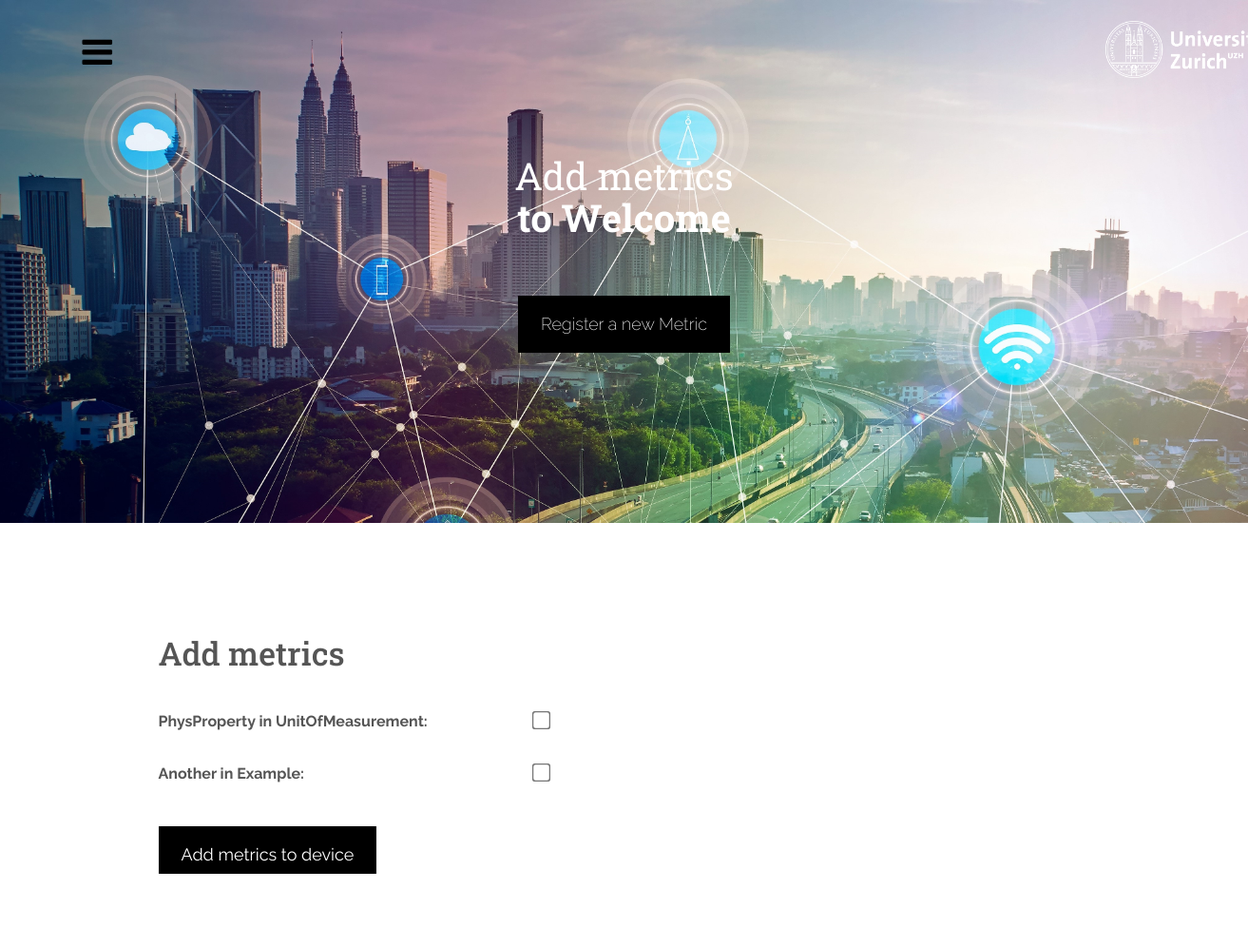
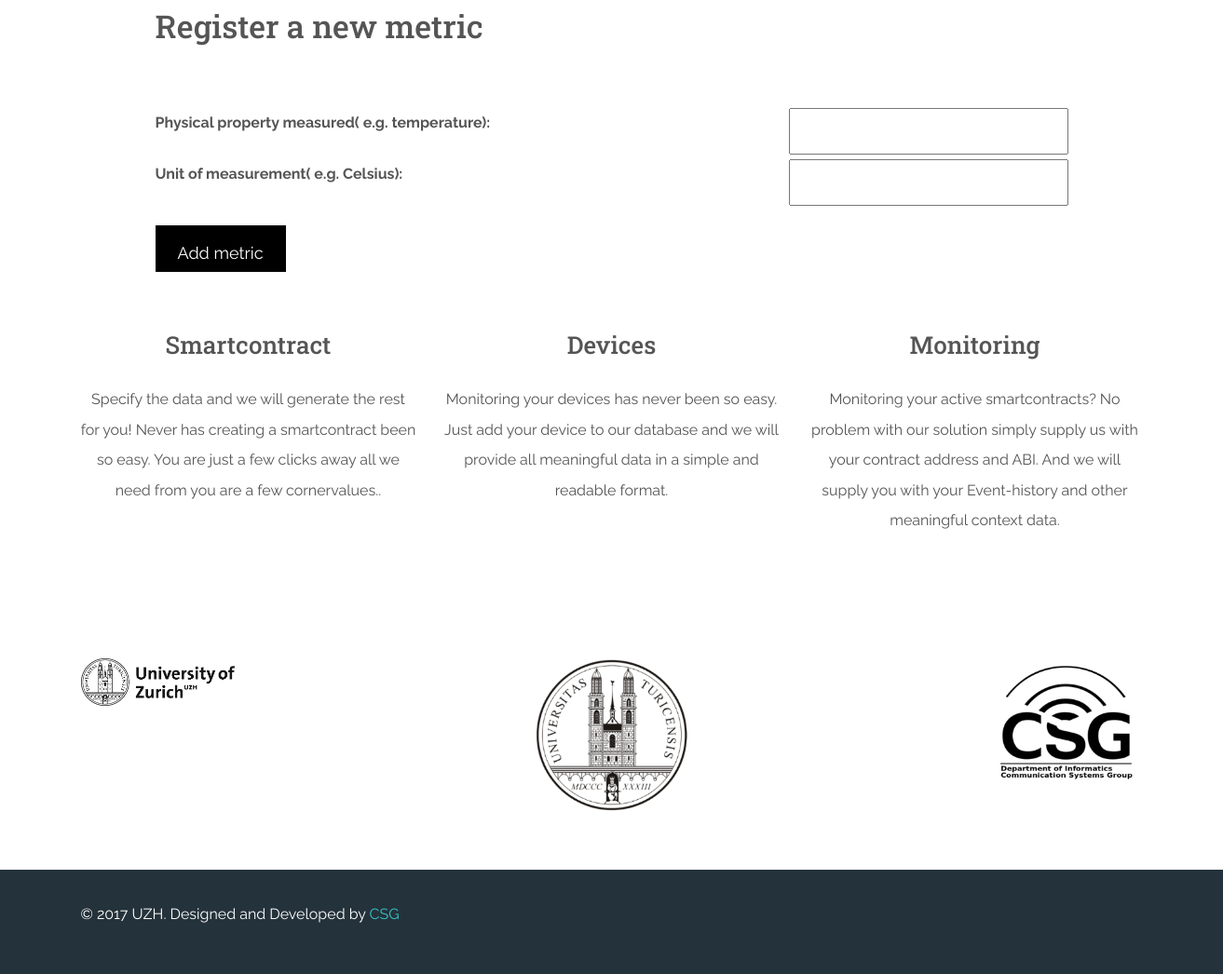
Page /smartGenerator/device/11/add_metric/ on the committed database (2 pictures, top to bottom).
### smartpollution/models.py (models this page shows, shortened)
class Device(models.Model):
    device_name=models.CharField(max_length=200)
    manufacturing_company=models.CharField(max_length=200)
    metrics=models.ManyToManyField(Metric)

class Metric(models.Model):
    physical_property=models.CharField(max_length=200)
    unit_of_measurement=models.CharField(max_length=200)

### smartpollution/db_manipulation.py (the view)
# urls.py: url(r'^device/(?P<pk>[0-9]+)/add_metric/$', db_manipulation.add_metric_to_device, name='add_metric_to_device'),
def add_metric_to_device(request, pk):
    try:
        arguments = {}
        arguments['pk'] = pk
        pot_met = Metric.objects.all()
        arguments['metrics']=[]
        arguments['device']=Device.objects.get(id=pk)
        for met in pot_met:
            if met not in Device.objects.get(id=pk).metrics.all():
                arguments['metrics'].append(met)
        return render(request, 'smartpollution/addmetrictodevice.html', arguments)
    except:
        return return_problem_page(request)

### smartpollution/templates/smartpollution/addmetrictodevice.html (shortened to what this page needs)
<!DOCTYPE html>
<html lang="en">
<head>
    {% load static %}
    <link rel="stylesheet" href="{% static 'smartpollution/w3.css' %}">
    <link href="{% static 'bootstrap/css/theme.css' %}" rel="stylesheet">
    <link href="{% static 'smartpollution/style.css' %}" rel="stylesheet">
    <link rel="stylesheet" href="https://cdnjs.cloudflare.com/ajax/libs/typicons/2.0.8/typicons.min.css">
    <link rel="stylesheet" href="https://maxcdn.bootstrapcdn.com/font-awesome/4.7.0/css/font-awesome.min.css">
    <link rel="stylesheet" href="{% static 'assets/css/pushy.css' %}">
    <link rel="stylesheet" href="{% static 'assets/css/masonry.css' %}">
    <link rel="stylesheet" href="{% static 'assets/css/animate.css' %}">
    <link rel="stylesheet" href="{% static 'assets/css/magnific-popup.css' %}">
    <link rel="stylesheet" href="{% static 'assets/css/odometer-theme-default.css' %}">
</head>
<body class="">
<header id="home">
    <div class="container-fluid">
        <div class="container">
            <div class="row">
                <div class="col-md-3 col-xs-10">
                    <div class="menu-btn"><span class="hamburger"><i class="fa fa-bars"></i></span></div>
                </div>
                <div class="col-md-1 col-md-offset-8 col-xs-2 text-center"><a href="http://www.uzh.ch"
                                                                              class="thumbnail logo"> <img
                        src="{% static 'images/uzh_logo_long.png' %}" alt="" class="img-responsive"> </a></div>
            </div>
            <div class="jumbotron">
                <h1>
                    <small>Add metrics</small>
                    <strong>to {{ device.device_name }}</strong></h1>
                <p>
                    <a href="{% url 'smartpollution:register_metric' %}" button
                       class="w3-button w3-black w3-padding-large w3-large w3-margin-top">Register a new Metric</a>
                </p>
            </div>
        </div>
    </div>
</header>
<section id="feat">
    <div class="container">
        <div class="w3-row-padding w3-padding-64 w3-container">
            <div class="w3-content">
                <br class="w3-twothird">
                <form action={% url 'smartpollution:add_metric_to_device_save' pk %} method="post">{% csrf_token %}
                    {% if metrics %}
                        <h3>Add metrics</h3>
                        {% for met in metrics %}
                            <div>
                                <label for={{ met.id }}>{{ met.physical_property }} in
                                    {{ met.unit_of_measurement }}:</label>
                                <input type="checkbox" name={{ met.id }} value="True">
                            </div>
                        {% endfor %}
                    {% endif %}
                    <input class="w3-button w3-black w3-padding-large w3-large w3-margin-top" type="submit"
                           value="Add metrics to device"/>
                </form>
            </div>
        </div>
    </div>
    <div class="container">
        <div class="w3-content">
            <h3>Register a new metric</h3>
            <br class="w3-twothird">
            <form action={% url 'smartpollution:register_metric_add_silent' pk %} method="post">{% csrf_token %}
                <label for="physical_property">Physical property measured( e.g. temperature):</label>
                <input type="text" id="physical_property" pattern="^[\u0000-\u007F]*$" name="physical_property"><br>
                <label for="unit_of_measurement">Unit of measurement( e.g. Celsius):</label>
                <input type="text" id="unit_of_measurement" pattern="^[\u0000-\u007F]*$" name="unit_of_measurement"><br>
                <input class="w3-button w3-black w3-padding-large w3-large w3-margin-top" type="submit"
                       value="Add metric"/>
            </form>
        </div>
    </div>
</section>
<section id="feat">
    <div class="container">
        <div class="row features">
            <div class="col-md-4 text-center wow fadeInUp" data-wow-delay="100ms">
                <h4>Smartcontract</h4>
                <p>Specify the data and we will generate the rest for you! Never has creating a smartcontract been so
                    easy. You are just a few clicks away all we need from you are a few cornervalues..</p>
            </div>
            <div class="col-md-4 text-center wow fadeInUp" data-wow-delay="300ms">
                <h4>Devices</h4>
                <p>Monitoring your devices has never been so easy. Just add your device to our database and we will
                    provide all meaningful data in a simple and readable format.</p>
            </div>
            <div class="col-md-4 text-center wow fadeInUp" data-wow-delay="500ms">
                <h4>Monitoring</h4>
                <p>Monitoring your active smartcontracts? No problem with our solution simply supply us with your
                    contract address and ABI. And we will supply you with your Event-history and other meaningful
                    context data.</p>
            </div>
        </div>
    </div>
</section>
<section class="clients wow fadeInUp" data-wow-delay="300ms">
    <div class="container">
        <div class="row">
            <div class="col-md-2">
                <img src="{% static 'images/uzh_logo_long_black.png' %}" class="img-responsive"/>
            </div>
            <div class="col-md-2 col-md-offset-3">
                <img src="{% static 'images/logoUZH.png' %}" class="img-responsive"/>
            </div>
            <div class="col-md-2 col-md-offset-3">
                <img src="{% static 'images/logo-csg.png' %}" class="img-responsive"/>
            </div>
        </div>
    </div>
</section>
<footer>
    <div class="container">
        <div class="row">
            <div class="col-md-8">
                <p>© 2017 UZH. Designed and Developed by <a target="_blank"
                                                            href="https://github.com/Communication-Systems-Group/">CSG</a>
                </p>
            </div>
            <div class="col-md-4">
                <p class="text-right social">
                </p>
            </div>
        </div>
    </div>
</footer>
</body>
</html>

### smartpollution/static/smartpollution/w3.css (style rules this page uses)
html { box-sizing:border-box }
*,*:before,*:after { box-sizing:inherit }
html { -ms-text-size-adjust:100%;-webkit-text-size-adjust:100% }
body { margin:0 }
article,aside,details,figcaption,figure,footer,header,main,menu,nav,section,summary { display:block }
a { background-color:transparent;-webkit-text-decoration-skip:objects }
small { font-size:80% }
img { border-style:none }
button,input,select,textarea { font:inherit;margin:0 }
button,input { overflow:visible }
button,html [type=button],[type=reset],[type=submit] { -webkit-appearance:button }
[type=checkbox],[type=radio] { padding:0 }
html,body { font-family:Verdana,sans-serif;font-size:15px;line-height:1.5 }
html { overflow-x:hidden }
h1,h2,h3,h4,h5,h6,.w3-slim,.w3-wide { font-family:"Segoe UI",Arial,sans-serif }
h1 { font-size:36px }
h3 { font-size:24px }
h4 { font-size:20px }
h1,h2,h3,h4,h5,h6 { font-weight:400;margin:10px 0 }
img { margin-bottom:-5px }
a { color:inherit }
.w3-btn,.w3-btn-block,.w3-button { border:none;display:inline-block;outline:0;padding:6px 16px;vertical-align:middle;overflow:hidden;text-decoration:none!important;color:#fff;background-color:#000;text-align:center;cursor:pointer;white-space:nowrap }
.w3-button { color:#000;background-color:#f1f1f1;padding:8px 16px }
.w3-btn,.w3-btn-floating,.w3-btn-floating-large,.w3-closenav,.w3-opennav,.w3-btn-block,.w3-button { -webkit-touch-callout:none;-webkit-user-select:none;-khtml-user-select:none;-moz-user-select:none;-ms-user-select:none;user-select:none }
.w3-container:after,.w3-container:before,.w3-panel:after,.w3-panel:before,.w3-row:after,.w3-row:before,.w3-row-padding:after,.w3-row-padding:before,.w3-cell-row:before,.w3-cell-row:after, .w3-topnav:after,.w3-topnav:before,.w3-clear:after,.w3-clear:before,.w3-btn-group:before,.w3-btn-group:after,.w3-btn-bar:before,.w3-btn-bar:after,.w3-bar:before,.w3-bar:after { content:"";display:table;clear:both }
.w3-content { max-width:980px;margin:auto }
.w3-large { font-size:18px!important }
.w3-margin-top { margin-top:16px!important }
.w3-padding-large { padding:12px 24px!important }
.w3-padding-64 { padding-top:64px!important;padding-bottom:64px!important }
.w3-row-padding,.w3-row-padding>.w3-half,.w3-row-padding>.w3-third,.w3-row-padding>.w3-twothird,.w3-row-padding>.w3-threequarter,.w3-row-padding>.w3-quarter,.w3-row-padding>.w3-col { padding:0 8px }
.w3-container { padding:0.01em 16px }
.w3-black,.w3-hover-black:hover { color:#fff!important;background-color:#000!important }

### smartpollution/static/smartpollution/style.css (style rules this page uses)
label { width: 40%; height: 50px; vertical-align: center; }
input { height: 50px; }
input[type=submit] { width: auto; position: relative; }
input[type=text],[type=number] { width: 300px; float: right; display: inline; vertical-align: center; }
input[type=checkbox] { height: auto; width: auto; -ms-transform: scale(1.5); -moz-transform: scale(1.5); -webkit-transform: scale(1.5); -o-transform: scale(1.5); padding: 10px; }
h1, h2, h3, h4, h5, h6 { font-family: 'Roboto Slab', serif; }
h1, h2, h3, h4, h5, h6 { margin-bottom: 1.1em; text-overflow: ellipsis; }
.features, .blog, .gallery, .clients, .prefooter .container-fluid { padding-top: 3.3em; padding-bottom: 4.2em; }
header .container-fluid { background-image: url(../images/IOTbetterRes.jpg); background-repeat: no-repeat; background-size: cover; height: 550px; padding-top: 18px; }
.hamburger { font-size: 2.3em; color: #000; }
.logo { background: none; border: 0px; height: 50px; width: 200px; }
.jumbotron { background: none; text-align: center; }
.jumbotron h1, .jumbotron h2, .jumbotron h3, .jumbotron h4, .jumbotron h5, .jumbotron h6, .jumbotron small { color: #FFFFFF; font-size: 40px; }
.jumbotron p { color: #FFFFFF; margin-bottom: 2%; }
footer { background-color: rgba(36, 50, 59, 1); padding-top: 2em; padding-bottom: 1.2em; }
footer h1, footer h2, footer h3, footer h4, footer h5, footer h6, footer p { color: #FFFFFF; }
.social { padding-top: 50px; }

### smartpollution/static/assets/css/masonry.css (style rules this page uses)
* { -webkit-box-sizing: border-box; -moz-box-sizing: border-box; box-sizing: border-box; }

### rows in the picture
Device: device_name "Welcome"
Metric: physical_property "PhysProperty", unit_of_measurement "UnitOfMeasurement"
Metric: physical_property "Another", unit_of_measurement "Example"
